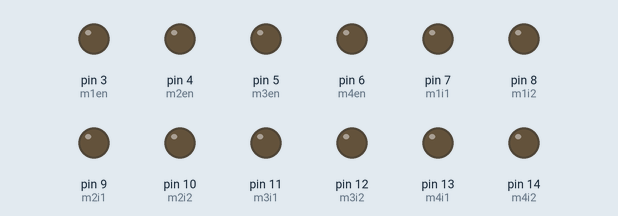
Simulated run of this sketch. Board: Arduino Uno, built with avr-gcc and run on an emulated ATmega328P. On the bench: output pins drawn as LEDs (lit = HIGH).

Above: at 0.05 s.
At 0.8 s:
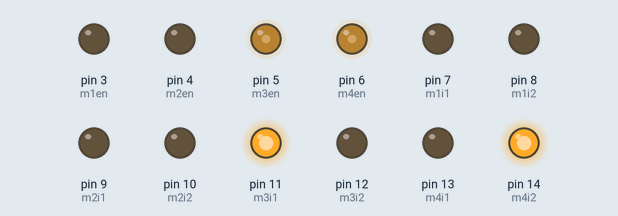
At 1.15 s:
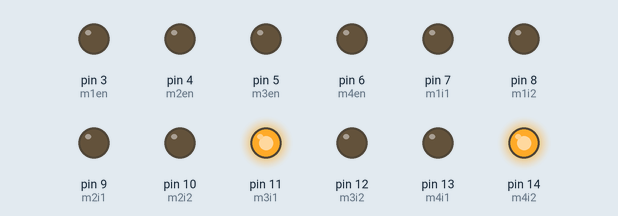
At 1.55 s:
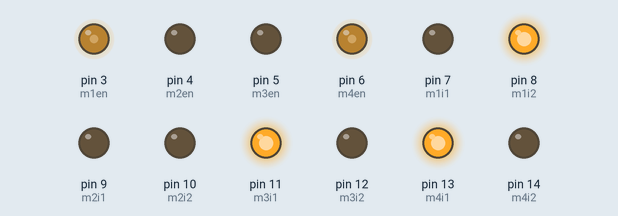
At 2.25 s:
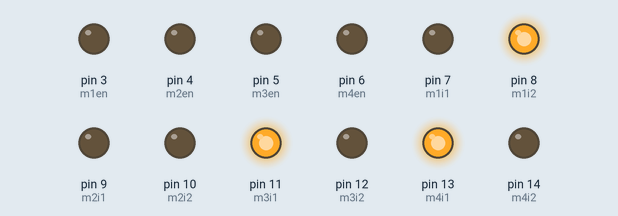
At 3.0 s:
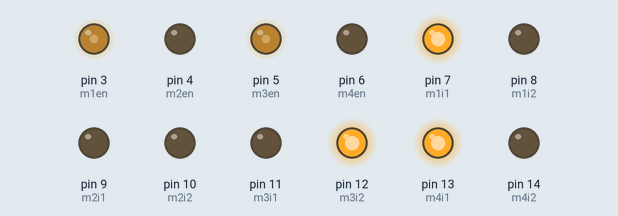
Timing chart, 0 to 6.9 s (numbered marks = the images above):
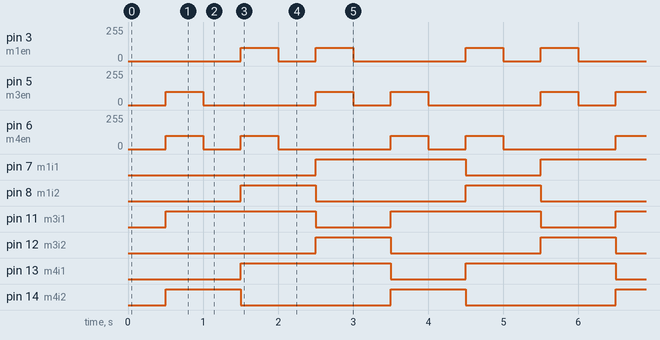

The sketch:

test3.ino
```cpp
int m1en = 3;
int m2en = 4;
int m3en = 5;
int m4en = 6;

int m1i1 = 7;
int m1i2 = 8;
int m2i1 = 9;
int m2i2 = 10;
int m3i1 = 11;
int m3i2 = 12;
int m4i1 = 13;
int m4i2 = 14;

int vel = 100;
int restdelay = 500;

void setup(){
  pinMode(m1en, OUTPUT);
  pinMode(m1i1, OUTPUT);
  pinMode(m1i2, OUTPUT);

  pinMode(m2en, OUTPUT);
  pinMode(m2i1, OUTPUT);
  pinMode(m2i2, OUTPUT);

  pinMode(m3en, OUTPUT);
  pinMode(m3i1, OUTPUT);
  pinMode(m3i2, OUTPUT);

  pinMode(m4en, OUTPUT);
  pinMode(m4i1, OUTPUT);
  pinMode(m4i2, OUTPUT);


  digitalWrite(m1i1, LOW);
  digitalWrite(m1i2, LOW);
  analogWrite(m1en, 0);

  digitalWrite(m2i1, LOW);
  digitalWrite(m2i2, LOW);
  analogWrite(m2en, 0);

  digitalWrite(m3i1, LOW);
  digitalWrite(m3i2, LOW);
  analogWrite(m3en, 0);

  digitalWrite(m4i1, LOW);
  digitalWrite(m4i2, LOW);
  analogWrite(m4en, 0);


}

void loop(){
  analogWrite(m1en, 0);
  analogWrite(m2en, 0);
  analogWrite(m3en, 0);
  analogWrite(m4en, 0);

  delay(restdelay);

  digitalWrite(m3i1, HIGH);
  digitalWrite(m3i2, LOW);
  digitalWrite(m4i1, LOW);
  digitalWrite(m4i2, HIGH);

  analogWrite(m4en, vel);
  analogWrite(m3en, vel);

  delay(restdelay);

  analogWrite(m1en, 0);
  analogWrite(m2en, 0);
  analogWrite(m3en, 0);
  analogWrite(m4en, 0);

  delay(restdelay);

  digitalWrite(m4i1, HIGH);
  digitalWrite(m4i2, LOW);
  digitalWrite(m1i1, LOW);
  digitalWrite(m1i2, HIGH);

  analogWrite(m1en, vel);
  analogWrite(m4en, vel);

  delay(restdelay);

  analogWrite(m1en, 0);
  analogWrite(m2en, 0);
  analogWrite(m3en, 0);
  analogWrite(m4en, 0);

  delay(restdelay);

  digitalWrite(m1i1, HIGH);
  digitalWrite(m1i2, LOW);
  digitalWrite(m3i1, LOW);
  digitalWrite(m3i2, HIGH);

  analogWrite(m1en, vel);
  analogWrite(m3en, vel);

  delay(restdelay);

}
```

Measured:
- by itself, pin 3 (m1en), pin 6 (m4en): repeats every 3.0 s: 0/255 0.50 s, 100/255 0.50 s, 0/255 1.5 s, 100/255 0.50 s
- by itself, pin 5 (m3en): repeats every 3.0 s: 0/255 1.5 s, 100/255 0.50 s, 0/255 0.50 s, 100/255 0.50 s
- by itself, pin 7 (m1i1), pin 11 (m3i1), pin 13 (m4i1): alternates HIGH for 2.0 s and LOW for 1.0 s
- by itself, pin 8 (m1i2), pin 12 (m3i2), pin 14 (m4i2): alternates HIGH for 1.0 s and LOW for 2.0 s
